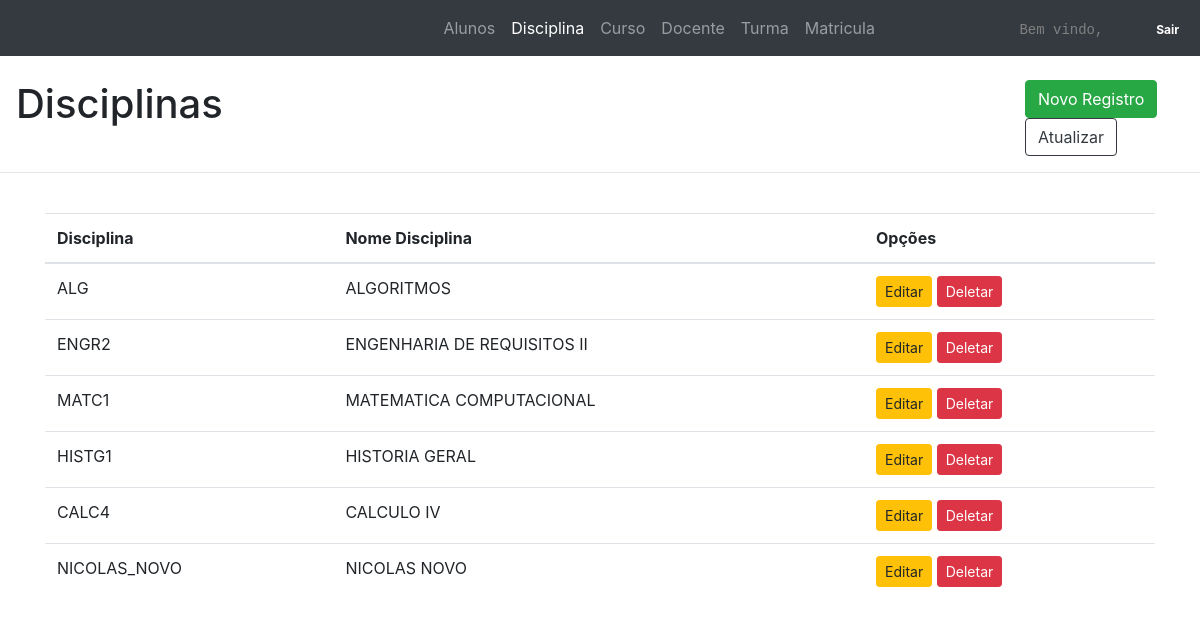
The page /app/disciplinas.php (signed in) on the database its author committed.
### tables this page shows
create table disciplina
(
	id int auto_increment,
	disciplina varchar(20) not null,
	nomeDisciplina varchar(200) null,
	primary key (id, disciplina),
	constraint disciplina
		unique (disciplina)
);

### app/disciplinas.php (the view, shortened to what this page needs)
<?php
include 'conexao.php';
?>
<!DOCTYPE html>
<html lang="pt-br">
<head>
   <link rel="stylesheet" href="https://stackpath.bootstrapcdn.com/bootstrap/4.1.3/css/bootstrap.min.css">
   <link rel="stylesheet" href="https://maxcdn.bootstrapcdn.com/bootstrap/4.0.0/css/bootstrap.min.css">
   <link rel="stylesheet" href="./css/main.css">
   <link href="https://unpkg.com/gijgo@1.9.13/css/gijgo.min.css" rel="stylesheet" type="text/css" />
</head>
<body>
  <nav class="navbar navbar-expand-lg navbar-dark bg-dark">
    <div class="container col-lg-2 ">
      <div class="collapse navbar-collapse" id="navbarNav">
        <ul class="navbar-nav">
          <li class="nav-item">
            <a class="nav-link" href="./aluno.php">Alunos</a>
          </li>
          <li class="nav-item active">
            <a class="nav-link" href="./disciplinas.php">Disciplina</a>
          </li>
          <li class="nav-item">
            <a class="nav-link" href="./curso.php">Curso</a>
          </li>
          <li class="nav-item">
            <a class="nav-link" href="./docente.php">Docente</a>
          </li>
          <li class="nav-item">
            <a class="nav-link" href="./turma.php">Turma</a>
          </li>
          <li class="nav-item">
            <a class="nav-link" href="./matricula.php">Matricula</a>
          </li>
        </ul>
      </div>
    </div>
   <div class="mr-5">
        <code class="text-right"><font color="grey">Bem vindo, <?php echo $_SESSION['login'] . " ";?></font></code>
    </div>
    <div>
        <a href="./index.php" class="badge badge-dark">Sair</a>
    </div>
  </nav>
<br>
<div class="row">
 <div class="col">
    <h1 class="ml-3">Disciplinas</h1>
</div>
<div class="col col-lg-2">
    <button  autofocus type="button" class="btn btn-success" data-toggle="modal" data-target="#addDisciplina">Novo Registro</button>
    <button type="button" class="btn btn-outline-dark" onclick="location.reload()">Atualizar</button>
</div>
</div>
<hr>
<br>
<?php
$sql = "SELECT disciplina, nomeDisciplina FROM Disciplina;";
$stmt = $conn->prepare($sql);
$stmt->execute();
$result = $stmt->fetchAll();
?>
<div class="container">
 <table class="table table-hover">
    <thead>
       <tr>
          <th scope="col">Disciplina</th>
          <th scope="col">Nome Disciplina</th>
          <th scope="col">Opções</th>
     </tr>
</thead>
<tbody>
 <?php foreach ($result as $key => $value) : ?>
    <tr>
       <td><?=$value['disciplina'];?></td>
       <td><?=$value['nomeDisciplina'];?></td>
       <td>
          <button type="button" class="btn btn-warning btn-sm" data-toggle="modal" data-target="#editaDisciplina" onclick="editaDisciplina( '<?=$value['nomeDisciplina'];?>', '<?=$value['disciplina'];?>')" >Editar</button>
          <button  type="submit" class="btn btn-danger btn-sm" onclick="deletaRegistro('excluirDisciplina', '<?php echo $value['disciplina']; ?>')">Deletar
          </button>
     </td>
</tr>
<?php endforeach ?>
</tbody>
</table>
</div>
</body>
</html>

### rows shown on the page
disciplina: disciplina "ALG", nomeDisciplina "ALGORITMOS"
disciplina: disciplina "ENGR2", nomeDisciplina "ENGENHARIA DE REQUISITOS II"
disciplina: disciplina "MATC1", nomeDisciplina "MATEMATICA COMPUTACIONAL"
disciplina: disciplina "HISTG1", nomeDisciplina "HISTORIA GERAL"
disciplina: disciplina "CALC4", nomeDisciplina "CALCULO IV"
disciplina: disciplina "NICOLAS_NOVO", nomeDisciplina "NICOLAS NOVO"
